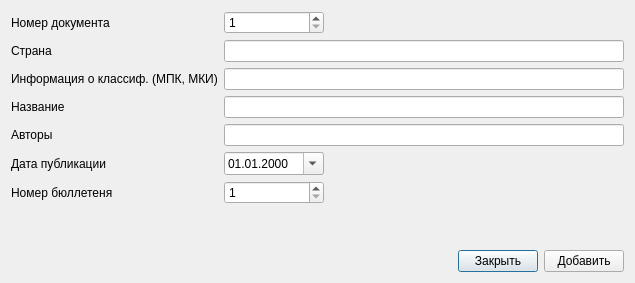
<?xml version="1.0" encoding="UTF-8"?>
<ui version="4.0">
 <class>RefPatentDialog</class>
 <widget class="QDialog" name="RefPatentDialog">
  <property name="geometry">
   <rect>
    <x>0</x>
    <y>0</y>
    <width>664</width>
    <height>269</height>
   </rect>
  </property>
  <property name="windowTitle">
   <string>biblref - Патент</string>
  </property>
  <layout class="QVBoxLayout" name="verticalLayout">
   <property name="sizeConstraint">
    <enum>QLayout::SetFixedSize</enum>
   </property>
   <item>
    <layout class="QGridLayout" name="gridLayout">
     <item row="0" column="0">
      <widget class="QLabel" name="label_10">
       <property name="text">
        <string>Номер документа</string>
       </property>
      </widget>
     </item>
     <item row="0" column="1">
      <layout class="QHBoxLayout" name="horizontalLayout_4">
       <item>
        <widget class="QSpinBox" name="spinBox_docnumber">
         <property name="minimumSize">
          <size>
           <width>100</width>
           <height>0</height>
          </size>
         </property>
         <property name="maximumSize">
          <size>
           <width>100</width>
           <height>16777215</height>
          </size>
         </property>
         <property name="toolTip">
          <string>0 - не включать информацию о томе в ссылку.</string>
         </property>
         <property name="minimum">
          <number>1</number>
         </property>
         <property name="maximum">
          <number>1000000000</number>
         </property>
         <property name="value">
          <number>1</number>
         </property>
        </widget>
       </item>
       <item>
        <spacer name="horizontalSpacer_4">
         <property name="orientation">
          <enum>Qt::Horizontal</enum>
         </property>
         <property name="sizeHint" stdset="0">
          <size>
           <width>40</width>
           <height>20</height>
          </size>
         </property>
        </spacer>
       </item>
      </layout>
     </item>
     <item row="1" column="0">
      <widget class="QLabel" name="label_2">
       <property name="text">
        <string>Страна</string>
       </property>
      </widget>
     </item>
     <item row="1" column="1">
      <widget class="QLineEdit" name="lineEdit_country">
       <property name="minimumSize">
        <size>
         <width>400</width>
         <height>0</height>
        </size>
       </property>
      </widget>
     </item>
     <item row="2" column="0">
      <widget class="QLabel" name="label_5">
       <property name="text">
        <string>Информация о классиф. (МПК, МКИ)</string>
       </property>
      </widget>
     </item>
     <item row="2" column="1">
      <widget class="QLineEdit" name="lineEdit_classification">
       <property name="minimumSize">
        <size>
         <width>400</width>
         <height>0</height>
        </size>
       </property>
      </widget>
     </item>
     <item row="3" column="0">
      <widget class="QLabel" name="label">
       <property name="text">
        <string>Название</string>
       </property>
      </widget>
     </item>
     <item row="3" column="1">
      <widget class="QLineEdit" name="lineEdit_title">
       <property name="minimumSize">
        <size>
         <width>400</width>
         <height>0</height>
        </size>
       </property>
      </widget>
     </item>
     <item row="4" column="0">
      <widget class="QLabel" name="label_3">
       <property name="text">
        <string>Авторы</string>
       </property>
      </widget>
     </item>
     <item row="4" column="1">
      <widget class="QLineEdit" name="lineEdit_authors">
       <property name="minimumSize">
        <size>
         <width>400</width>
         <height>0</height>
        </size>
       </property>
       <property name="toolTip">
        <string>Разделитель имен - точка с запятой, разделитель инициалов - пробел.
Пример: А. А. Артемов; A. Petrov</string>
       </property>
      </widget>
     </item>
     <item row="5" column="0">
      <widget class="QLabel" name="label_8">
       <property name="text">
        <string>Дата публикации</string>
       </property>
      </widget>
     </item>
     <item row="5" column="1">
      <layout class="QHBoxLayout" name="horizontalLayout_6">
       <item>
        <widget class="QDateEdit" name="dateEdit">
         <property name="minimumSize">
          <size>
           <width>100</width>
           <height>0</height>
          </size>
         </property>
         <property name="maximumSize">
          <size>
           <width>100</width>
           <height>16777215</height>
          </size>
         </property>
         <property name="displayFormat">
          <string>dd.MM.yyyy</string>
         </property>
         <property name="calendarPopup">
          <bool>true</bool>
         </property>
        </widget>
       </item>
       <item>
        <spacer name="horizontalSpacer_6">
         <property name="orientation">
          <enum>Qt::Horizontal</enum>
         </property>
         <property name="sizeHint" stdset="0">
          <size>
           <width>40</width>
           <height>20</height>
          </size>
         </property>
        </spacer>
       </item>
      </layout>
     </item>
     <item row="6" column="0">
      <widget class="QLabel" name="label_9">
       <property name="text">
        <string>Номер бюллетеня</string>
       </property>
      </widget>
     </item>
     <item row="6" column="1">
      <layout class="QHBoxLayout" name="horizontalLayout_5">
       <item>
        <widget class="QSpinBox" name="spinBox_bullnumber">
         <property name="minimumSize">
          <size>
           <width>100</width>
           <height>0</height>
          </size>
         </property>
         <property name="maximumSize">
          <size>
           <width>100</width>
           <height>16777215</height>
          </size>
         </property>
         <property name="minimum">
          <number>1</number>
         </property>
         <property name="maximum">
          <number>1000000</number>
         </property>
         <property name="value">
          <number>1</number>
         </property>
        </widget>
       </item>
       <item>
        <spacer name="horizontalSpacer_5">
         <property name="orientation">
          <enum>Qt::Horizontal</enum>
         </property>
         <property name="sizeHint" stdset="0">
          <size>
           <width>40</width>
           <height>20</height>
          </size>
         </property>
        </spacer>
       </item>
      </layout>
     </item>
    </layout>
   </item>
   <item>
    <spacer name="verticalSpacer">
     <property name="orientation">
      <enum>Qt::Vertical</enum>
     </property>
     <property name="sizeHint" stdset="0">
      <size>
       <width>20</width>
       <height>40</height>
      </size>
     </property>
    </spacer>
   </item>
   <item>
    <layout class="QHBoxLayout" name="horizontalLayout">
     <item>
      <spacer name="horizontalSpacer">
       <property name="orientation">
        <enum>Qt::Horizontal</enum>
       </property>
       <property name="sizeHint" stdset="0">
        <size>
         <width>40</width>
         <height>20</height>
        </size>
       </property>
      </spacer>
     </item>
     <item>
      <widget class="QPushButton" name="pushButton_close">
       <property name="text">
        <string>Закрыть</string>
       </property>
      </widget>
     </item>
     <item>
      <widget class="QPushButton" name="pushButton_add">
       <property name="text">
        <string>Добавить</string>
       </property>
      </widget>
     </item>
    </layout>
   </item>
  </layout>
 </widget>
 <tabstops>
  <tabstop>spinBox_docnumber</tabstop>
  <tabstop>lineEdit_country</tabstop>
  <tabstop>lineEdit_classification</tabstop>
  <tabstop>lineEdit_title</tabstop>
  <tabstop>lineEdit_authors</tabstop>
  <tabstop>dateEdit</tabstop>
  <tabstop>spinBox_bullnumber</tabstop>
  <tabstop>pushButton_add</tabstop>
  <tabstop>pushButton_close</tabstop>
 </tabstops>
 <resources/>
 <connections>
  <connection>
   <sender>pushButton_close</sender>
   <signal>clicked()</signal>
   <receiver>RefPatentDialog</receiver>
   <slot>hide()</slot>
   <hints>
    <hint type="sourcelabel">
     <x>527</x>
     <y>246</y>
    </hint>
    <hint type="destinationlabel">
     <x>331</x>
     <y>134</y>
    </hint>
   </hints>
  </connection>
 </connections>
</ui>
